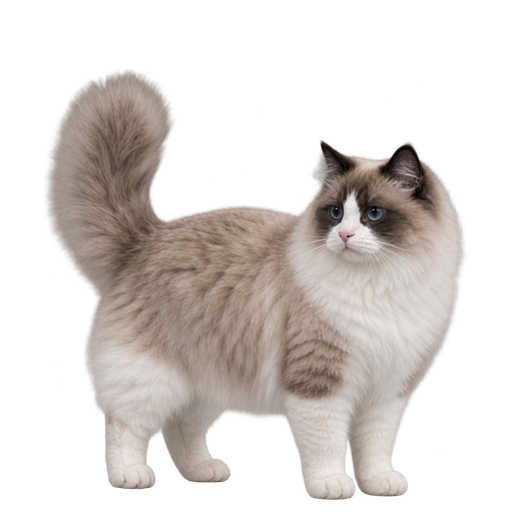
#> input picture Assets/DirectionPoses/Candidates/Stand_Left3Q_01.png, 512 x 512 px, given in place of idle_00.png, which was not available
$ python normalize_direction_candidates.py
#> lines starting #> are read from the running program, lines starting #| are printed output that depends on the picture; after the words box and inside, x2 and y2 are one past the last pixel; in counts of white or black regions, pixels touching at a corner belong together; pictures that were not available may be replaced by others from this repository, and a replacement may not be noted
from __future__ import annotations

from pathlib import Path
from PIL import Image, ImageDraw, ImageFont


ROOT = Path(__file__).resolve().parents[1]
CANDIDATES = ROOT / "Assets" / "DirectionPoses" / "Candidates"
RAW = CANDIDATES / "Raw"
CENTER_PATH = ROOT / "Assets" / "Sprites" / "idle" / "idle_00.png"

NAMES = [
    "Stand_Left3Q_01",
    "Stand_Left3Q_02",
    "Stand_Left3Q_03",
    "Stand_Right3Q_01",
    "Stand_Right3Q_02",
    "Stand_Right3Q_03",
]


def alpha_bbox(image: Image.Image, threshold: int = 5) -> tuple[int, int, int, int]:
    alpha = image.getchannel("A")
    mask = alpha.point(lambda value: 255 if value > threshold else 0)
    bbox = mask.getbbox()
    if bbox is None:
        raise ValueError("Image has no visible alpha content")
    return bbox


def normalize(source: Path, target_bbox: tuple[int, int, int, int]) -> Image.Image:
    image = Image.open(source).convert("RGBA")
    bbox = alpha_bbox(image)
    subject = image.crop(bbox)

    target_left, target_top, target_right, target_bottom = target_bbox
    target_height = target_bottom - target_top
    scale = target_height / subject.height
    width = max(1, round(subject.width * scale))
    height = max(1, round(subject.height * scale))
    subject = subject.resize((width, height), Image.Resampling.LANCZOS)

    target_center_x = (target_left + target_right) / 2.0
    x = round(target_center_x - width / 2.0)
    y = target_bottom - height

    # Preserve uniform scaling. If a generated silhouette is slightly wider,
    # shift it inside the canvas instead of stretching or cropping it.
    x = min(max(x, 0), 512 - width)
    y = min(max(y, 0), 512 - height)

    canvas = Image.new("RGBA", (512, 512), (0, 0, 0, 0))
    canvas.alpha_composite(subject, (x, y))
    return canvas


def checkerboard(size: tuple[int, int], cell: int = 16) -> Image.Image:
    width, height = size
    result = Image.new("RGBA", size, (228, 228, 228, 255))
    draw = ImageDraw.Draw(result)
    for y in range(0, height, cell):
        for x in range(0, width, cell):
            if (x // cell + y // cell) % 2:
                draw.rectangle((x, y, x + cell - 1, y + cell - 1), fill=(202, 202, 202, 255))
    return result


def labeled_panel(image: Image.Image, label: str) -> Image.Image:
    panel = checkerboard((512, 560))
    panel.alpha_composite(image, (0, 48))
    draw = ImageDraw.Draw(panel)
    font = ImageFont.load_default(size=22)
    box = draw.textbbox((0, 0), label, font=font)
    x = (512 - (box[2] - box[0])) // 2
    draw.text((x, 13), label, fill=(28, 28, 28, 255), font=font)
    return panel


def save_strip(items: list[tuple[str, Image.Image]], destination: Path) -> None:
    strip = Image.new("RGBA", (512 * len(items), 560), (255, 255, 255, 255))
    for index, (label, image) in enumerate(items):
        strip.alpha_composite(labeled_panel(image, label), (512 * index, 0))
    strip.convert("RGB").save(destination, quality=95)


def main() -> None:
    CANDIDATES.mkdir(parents=True, exist_ok=True)
    center = Image.open(CENTER_PATH).convert("RGBA")
#> center is the input picture: PIL image 512x512 RGBA; mean R, G, B, A 73.9, 67.9, 64.5, 103.7
    center_bbox = alpha_bbox(center)
#> in alpha_bbox, `alpha = image.getchannel("A")`:
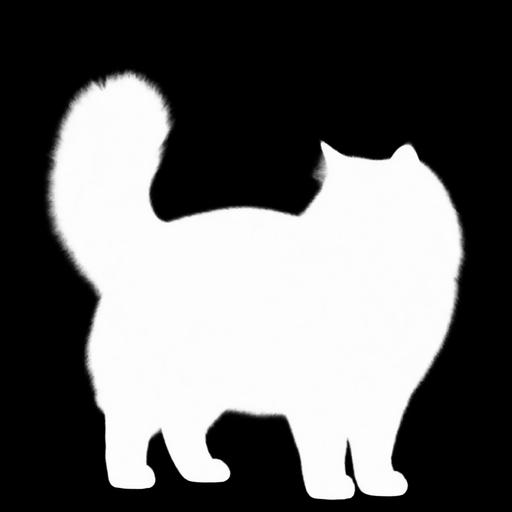
#> alpha: PIL image 512x512 L; min 0, max 255, mean 103.7
#> in alpha_bbox, `mask = alpha.point(lambda value: 255 if value > threshold else 0)`:
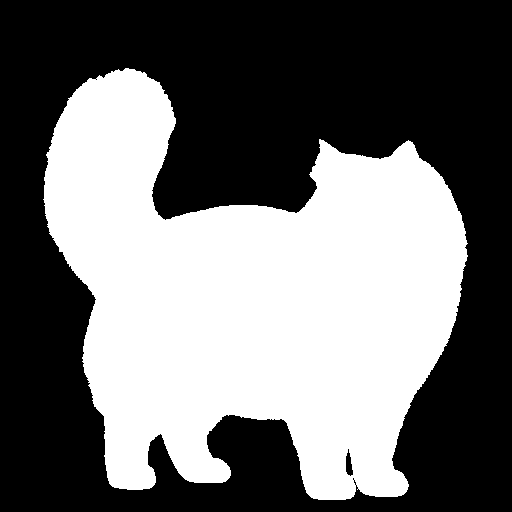
#> mask: PIL image 512x512 L; 43.3% white; 1 white region, box (x1, y1, x2, y2) and area: (43, 68, 468, 500) 113639
#> in alpha_bbox, `bbox = mask.getbbox()`: bbox = (43, 68, 468, 500)
#> center_bbox = (43, 68, 468, 500)

    normalized: dict[str, Image.Image] = {}
    for name in NAMES:
        output = normalize(RAW / f"{name}_raw.png", center_bbox)
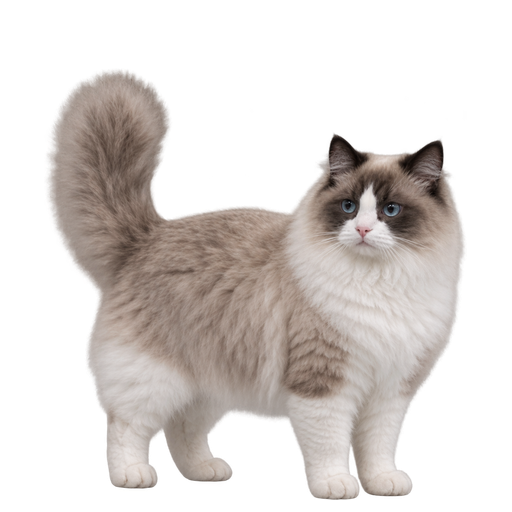
#> input picture Assets/DirectionPoses/Candidates/Stand_Left3Q_02.png, 512 x 512 px, given in place of Stand_Left3Q_01_raw.png, which was not available
#> in normalize, image is the input picture: PIL image 512x512 RGBA; mean R, G, B, A 74.4, 68.3, 65, 105
#> call 2 of alpha_bbox, with threshold = 5
#> in alpha_bbox (call 2), `alpha = image.getchannel("A")`:
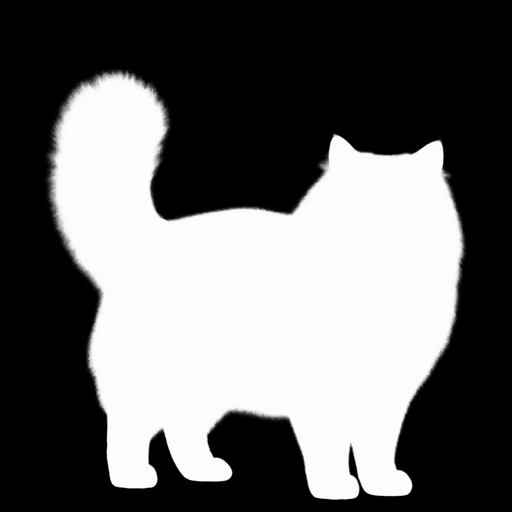
#> alpha: PIL image 512x512 L; min 0, max 255, mean 105
#> in alpha_bbox (call 2), `mask = alpha.point(lambda value: 255 if value > threshold else 0)`:
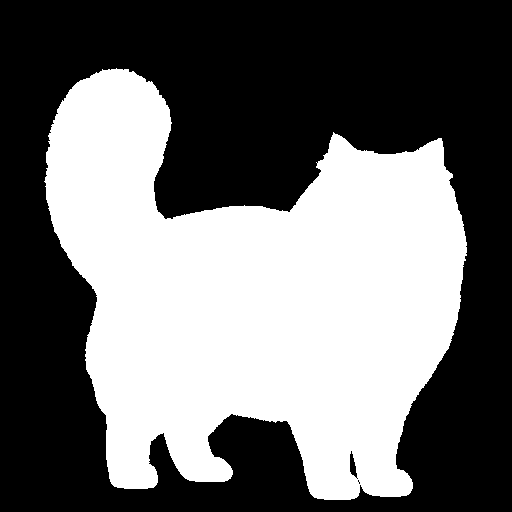
#> mask: PIL image 512x512 L; 43.6% white; 1 white region, box (x1, y1, x2, y2) and area: (44, 68, 467, 500) 114289
#> in alpha_bbox (call 2), `bbox = mask.getbbox()`: bbox = (44, 68, 467, 500)
#> in normalize, `subject = image.crop(bbox)`:
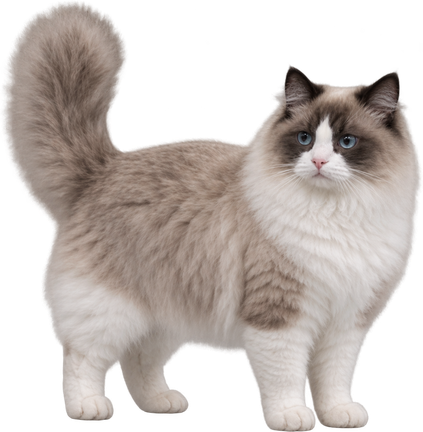
#> subject: PIL image 423x432 RGBA; mean R, G, B, A 106.7, 98, 93.2, 150.6; transparent parts drawn white
#> in normalize, `target_left, target_top, target_right, target_bottom = target_bbox`: target_left = 43; target_top = 68; target_right = 468; target_bottom = 500
#> in normalize, `target_height = target_bottom - target_top`: target_height = 432
#> in normalize, `scale = target_height / subject.height`: scale = 1
#> in normalize, `width = max(1, round(subject.width * scale))`: width = 423
#> in normalize, `height = max(1, round(subject.height * scale))`: height = 432
#> in normalize, `target_center_x = (target_left + target_right) / 2.0`: target_center_x = 255.5
#> in normalize, `x = round(target_center_x - width / 2.0)`: x = 44
#> in normalize, `y = target_bottom - height`: y = 68
#> in normalize, `canvas = Image.new("RGBA", (512, 512), (0, 0, 0, 0))`: canvas: PIL image 512x512 RGBA; every value is 0
        output.save(CANDIDATES / f"{name}.png", optimize=True)
        normalized[name] = output

    # Provisional identity-first picks for review only. These are not wired into runtime.
    selected_left = normalized["Stand_Left3Q_02"]
    selected_right = normalized["Stand_Right3Q_03"]
    save_strip(
        [
            ("Left3Q candidate 02", selected_left),
            ("Stand Center", center),
            ("Right3Q candidate 03", selected_right),
        ],
        CANDIDATES / "Stand_DirectionPose_Comparison.jpg",
    )

    save_strip(
        [(name.replace("Stand_", ""), normalized[name]) for name in NAMES],
        CANDIDATES / "Stand_DirectionPose_AllCandidates.jpg",
    )

    print(f"Center alpha bbox: {center_bbox}")
    for name in NAMES:
        print(f"{name}: {alpha_bbox(normalized[name])}")


if __name__ == "__main__":
#> (the run stopped early here; a loop or call above may not have finished)
